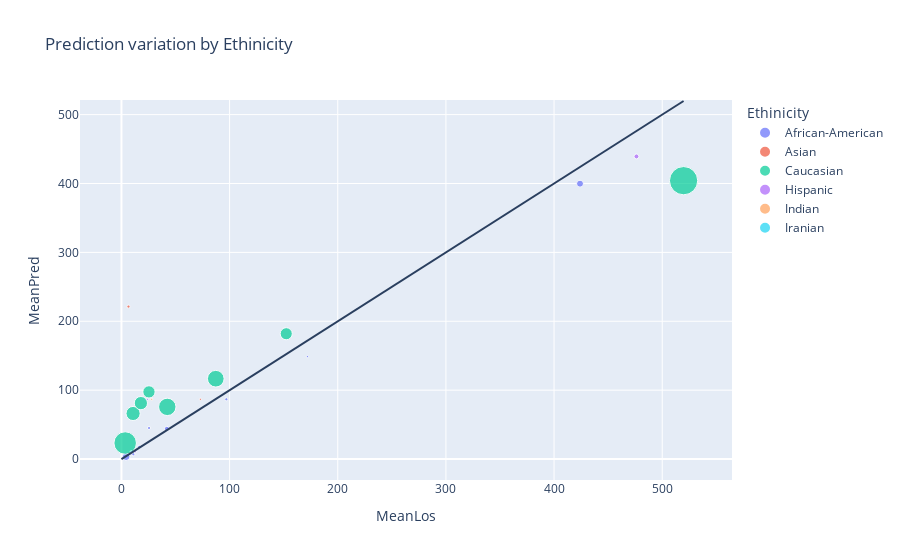

The cell this chart's notebook holds for it:
### Code cell
show_pred_by_catg('Ethinicity')

### Figure 1 — Plotly figure (JSON) as saved in the notebook; plotly's stock layout.template omitted (floating-point values rounded to 4 significant figures)
{"data": [{"customdata": [[12, "African-American"], [2, "African-American"], [2, "African-American"], [2, "African-American"], [5, "African-American"], [2, "African-American"], [1, "African-American"], [10, "African-American"]], "hovertemplate": "Ethinicity=%{customdata[1]}<br>MeanLos=%{x}<br>MeanPred=%{y}<br>Patients=%{customdata[0]}<extra></extra>", "legendgroup": "African-American", "marker": {"color": "#636efa", "size": [12, 2, 2, 2, 5, 2, 1, 10], "sizemode": "area", "sizeref": 0.41, "symbol": "circle"}, "mode": "markers", "name": "African-American", "orientation": "v", "showlegend": true, "type": "scatter", "x": [4.333, 11, 16.5, 25.5, 42, 97, 172, 424], "xaxis": "x", "y": [3.387, 6.979, 17.78, 45.07, 43.99, 86.76, 148.8, 399.7], "yaxis": "y"}, {"customdata": [[2, "Asian"], [1, "Asian"]], "hovertemplate": "Ethinicity=%{customdata[1]}<br>MeanLos=%{x}<br>MeanPred=%{y}<br>Patients=%{customdata[0]}<extra></extra>", "legendgroup": "Asian", "marker": {"color": "#EF553B", "size": [2, 1], "sizemode": "area", "sizeref": 0.41, "symbol": "circle"}, "mode": "markers", "name": "Asian", "orientation": "v", "showlegend": true, "type": "scatter", "x": [6.5, 73], "xaxis": "x", "y": [221.3, 86.76], "yaxis": "y"}, {"customdata": [[104, "Caucasian"], [41, "Caucasian"], [36, "Caucasian"], [31, "Caucasian"], [62, "Caucasian"], [57, "Caucasian"], [30, "Caucasian"], [164, "Caucasian"]], "hovertemplate": "Ethinicity=%{customdata[1]}<br>MeanLos=%{x}<br>MeanPred=%{y}<br>Patients=%{customdata[0]}<extra></extra>", "legendgroup": "Caucasian", "marker": {"color": "#00cc96", "size": [104, 41, 36, 31, 62, 57, 30, 164], "sizemode": "area", "sizeref": 0.41, "symbol": "circle"}, "mode": "markers", "name": "Caucasian", "orientation": "v", "showlegend": true, "type": "scatter", "x": [3.462, 10.76, 17.97, 25.45, 42.39, 87.23, 152.4, 519.8], "xaxis": "x", "y": [23.27, 66.16, 81.21, 97.5, 75.75, 116.6, 181.9, 404.1], "yaxis": "y"}, {"customdata": [[1, "Hispanic"], [1, "Hispanic"], [5, "Hispanic"]], "hovertemplate": "Ethinicity=%{customdata[1]}<br>MeanLos=%{x}<br>MeanPred=%{y}<br>Patients=%{customdata[0]}<extra></extra>", "legendgroup": "Hispanic", "marker": {"color": "#ab63fa", "size": [1, 1, 5], "sizemode": "area", "sizeref": 0.41, "symbol": "circle"}, "mode": "markers", "name": "Hispanic", "orientation": "v", "showlegend": true, "type": "scatter", "x": [13, 24, 476.2], "xaxis": "x", "y": [10.57, 86.76, 439.3], "yaxis": "y"}, {"customdata": [[1, "Indian"]], "hovertemplate": "Ethinicity=%{customdata[1]}<br>MeanLos=%{x}<br>MeanPred=%{y}<br>Patients=%{customdata[0]}<extra></extra>", "legendgroup": "Indian", "marker": {"color": "#FFA15A", "size": [1], "sizemode": "area", "sizeref": 0.41, "symbol": "circle"}, "mode": "markers", "name": "Indian", "orientation": "v", "showlegend": true, "type": "scatter", "x": [28], "xaxis": "x", "y": [86.76], "yaxis": "y"}, {"customdata": [[1, "Iranian"]], "hovertemplate": "Ethinicity=%{customdata[1]}<br>MeanLos=%{x}<br>MeanPred=%{y}<br>Patients=%{customdata[0]}<extra></extra>", "legendgroup": "Iranian", "marker": {"color": "#19d3f3", "size": [1], "sizemode": "area", "sizeref": 0.41, "symbol": "circle"}, "mode": "markers", "name": "Iranian", "orientation": "v", "showlegend": true, "type": "scatter", "x": [9], "xaxis": "x", "y": [10.57], "yaxis": "y"}], "layout": {"legend": {"itemsizing": "constant", "title": {"text": "Ethinicity"}, "tracegroupgap": 0}, "shapes": [{"type": "line", "x0": 0, "x1": 519.8, "xref": "x", "y0": 0, "y1": 519.8, "yref": "y"}], "title": {"text": "Prediction variation by Ethinicity"}, "xaxis": {"anchor": "y", "domain": [0, 1], "title": {"text": "MeanLos"}}, "yaxis": {"anchor": "x", "domain": [0, 1], "title": {"text": "MeanPred"}}}}
